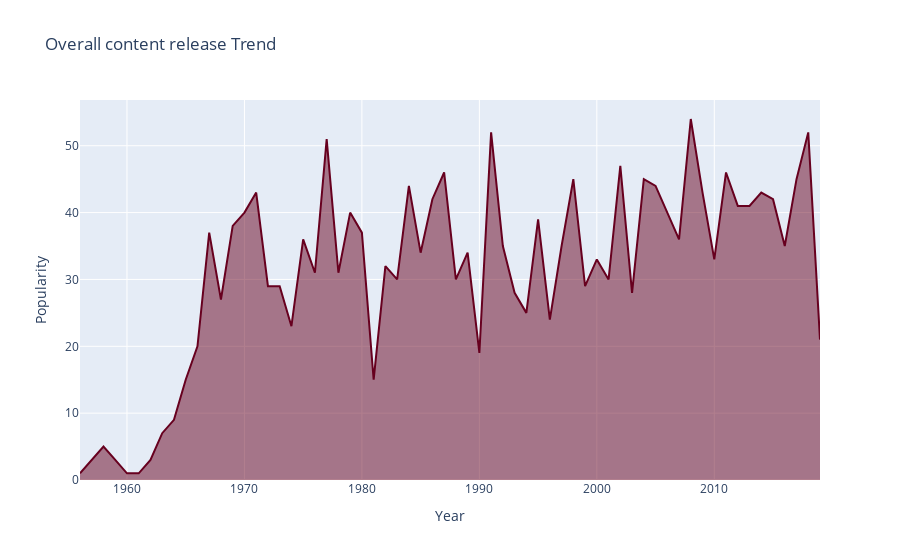

This figure's notebook cell:
### Code cell
df=spotify_df.query("Year>=1800")
df=df.groupby("Year")["Popularity"].count().reset_index()

fig=px.area(df,x="Year",y='Popularity',color_discrete_sequence=px.colors.sequential.RdBu,
           title="Overall content release Trend")
fig.show()

### Figure 1 — Plotly figure (JSON) as saved in the notebook; plotly's stock layout.template omitted (floating-point values rounded to 4 significant figures)
{"data": [{"hovertemplate": "Year=%{x}<br>Popularity=%{y}<extra></extra>", "legendgroup": "", "line": {"color": "rgb(103,0,31)"}, "marker": {"symbol": "circle"}, "mode": "lines", "name": "", "orientation": "v", "showlegend": false, "stackgroup": "1", "type": "scatter", "x": [1956, 1958, 1959, 1960, 1961, 1962, 1963, 1964, 1965, 1966, 1967, 1968, 1969, 1970, 1971, 1972, 1973, 1974, 1975, 1976, 1977, 1978, 1979, 1980, 1981, 1982, 1983, 1984, 1985, 1986, 1987, 1988, 1989, 1990, 1991, 1992, 1993, 1994, 1995, 1996, 1997, 1998, 1999, 2000, 2001, 2002, 2003, 2004, 2005, 2006, 2007, 2008, 2009, 2010, 2011, 2012, 2013, 2014, 2015, 2016, 2017, 2018, 2019], "xaxis": "x", "y": [1, 5, 3, 1, 1, 3, 7, 9, 15, 20, 37, 27, 38, 40, 43, 29, 29, 23, 36, 31, 51, 31, 40, 37, 15, 32, 30, 44, 34, 42, 46, 30, 34, 19, 52, 35, 28, 25, 39, 24, 35, 45, 29, 33, 30, 47, 28, 45, 44, 40, 36, 54, 43, 33, 46, 41, 41, 43, 42, 35, 45, 52, 21], "yaxis": "y"}], "layout": {"legend": {"tracegroupgap": 0}, "title": {"text": "Overall content release Trend"}, "xaxis": {"anchor": "y", "domain": [0, 1], "title": {"text": "Year"}}, "yaxis": {"anchor": "x", "domain": [0, 1], "title": {"text": "Popularity"}}}}
